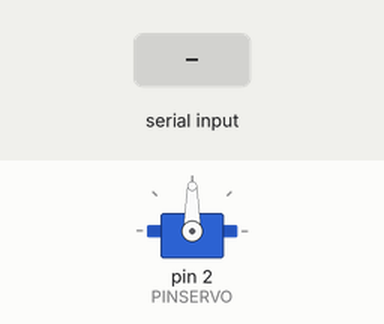
A sketch run on a simulated Arduino Uno, built with avr-gcc and run on an emulated ATmega328P. Shown: servo. Inputs (shaded band) come from the test bench.

Above: at 1.2 s.
1.3 s: "C" received over Serial
At 2.5 s:
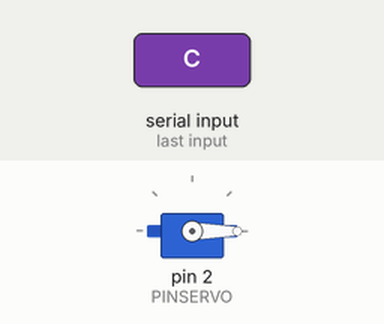
2.8 s: "O" received over Serial
At 3.7 s:
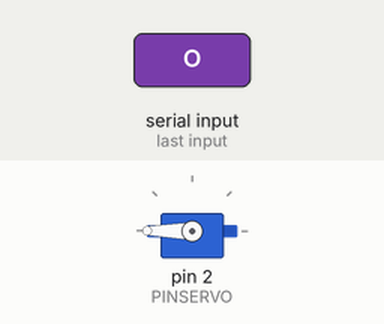
4.3 s: "c" received over Serial
At 4.8 s:
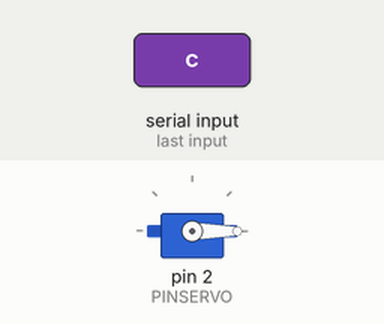
5.8 s: "N" received over Serial
At 7.2 s:
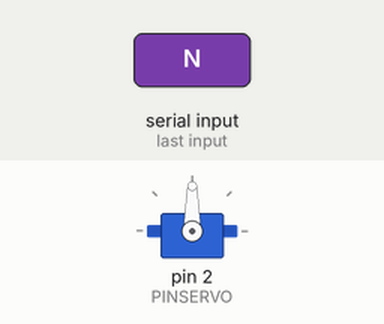
Timing chart, 0 to 8.3 s (numbered marks = the images above; inputs shaded):
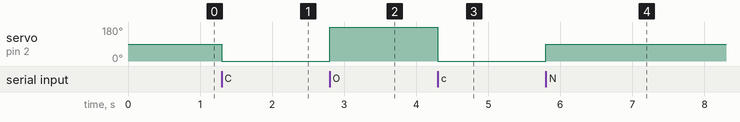

The sketch:

servo.ino
```cpp
#include <Servo.h>      // incluye libreria de Servo

Servo servo1;     // crea objeto

char entrada; // Variable para guardar el valor del carácter enviado
int PINSERVO = 2;   // pin 2 conectado a señal del servo
int PULSOMIN = 1000;    // pulso minimo en microsegundos
int PULSOMAX = 2000;    // pulso maximo en microsegundos


void setup()
{
  servo1.attach(PINSERVO, PULSOMIN, PULSOMAX);  // inicializacion de servo
      Serial.begin(9600); // Velocidad de comunicación en baudios.

}

void loop()
{

  if (Serial.available() > 0) // Si se recibe un carácter...
    {
   entrada = Serial.read(); // Guardamos el valor del carácter en la variable entrada.
      if ((entrada=='C')||(entrada=='c')) // Si el carácter recibido es "D" o "d"
      {
        servo1.write(0);    // ubica el servo a 0 grados
      }
      if ((entrada=='N')||(entrada=='n')) // Si el carácter recibido es "I" o "i"
      {
        servo1.write(90);    // ubica el servo a 0 grados
      }

      if ((entrada=='O')||(entrada=='o')) // Si el carácter recibido es "I" o "i"
      {
        servo1.write(180);    // ubica el servo a 0 grados
      }

    }


}
```

Measured:
- after the input at 1.3 s, servo on pin 2 (PINSERVO): 90° → 0° at once
- after the input at 2.8 s, servo on pin 2 (PINSERVO): 0° → 180° at once
- after the input at 4.3 s, servo on pin 2 (PINSERVO): 180° → 0° at once
- after the input at 5.8 s, servo on pin 2 (PINSERVO): 0° → 90° at once
